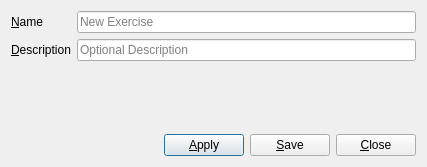
<?xml version="1.0" encoding="UTF-8"?>
<ui version="4.0">
 <class>dialog_training_exercise</class>
 <widget class="QDialog" name="dialog_training_exercise">
  <property name="windowModality">
   <enum>Qt::WindowModal</enum>
  </property>
  <property name="geometry">
   <rect>
    <x>0</x>
    <y>0</y>
    <width>427</width>
    <height>167</height>
   </rect>
  </property>
  <property name="windowTitle">
   <string>Training Exercise</string>
  </property>
  <layout class="QVBoxLayout" name="verticalLayout">
   <item>
    <layout class="QGridLayout" name="gridLayout">
     <item row="0" column="0">
      <widget class="QLabel" name="label_tex_name">
       <property name="text">
        <string>&amp;Name</string>
       </property>
       <property name="buddy">
        <cstring>lineEdit_tex_name</cstring>
       </property>
      </widget>
     </item>
     <item row="0" column="1">
      <widget class="QLineEdit" name="lineEdit_tex_name">
       <property name="text">
        <string/>
       </property>
       <property name="maxLength">
        <number>32767</number>
       </property>
       <property name="placeholderText">
        <string>New Exercise</string>
       </property>
      </widget>
     </item>
     <item row="1" column="0">
      <widget class="QLabel" name="label_tex_description">
       <property name="text">
        <string>&amp;Description</string>
       </property>
       <property name="buddy">
        <cstring>lineEdit_tex_description</cstring>
       </property>
      </widget>
     </item>
     <item row="1" column="1">
      <widget class="QLineEdit" name="lineEdit_tex_description">
       <property name="maxLength">
        <number>1023</number>
       </property>
       <property name="placeholderText">
        <string>Optional Description</string>
       </property>
      </widget>
     </item>
    </layout>
   </item>
   <item>
    <spacer name="verticalSpacer">
     <property name="orientation">
      <enum>Qt::Vertical</enum>
     </property>
     <property name="sizeHint" stdset="0">
      <size>
       <width>20</width>
       <height>28</height>
      </size>
     </property>
    </spacer>
   </item>
   <item>
    <layout class="QHBoxLayout" name="horizontalLayout">
     <item>
      <spacer name="horizontalSpacer">
       <property name="orientation">
        <enum>Qt::Horizontal</enum>
       </property>
       <property name="sizeHint" stdset="0">
        <size>
         <width>40</width>
         <height>20</height>
        </size>
       </property>
      </spacer>
     </item>
     <item>
      <widget class="QPushButton" name="pushButton_apply">
       <property name="text">
        <string>&amp;Apply</string>
       </property>
      </widget>
     </item>
     <item>
      <widget class="QPushButton" name="pushButton_save">
       <property name="text">
        <string>&amp;Save</string>
       </property>
      </widget>
     </item>
     <item>
      <widget class="QPushButton" name="pushButton_close">
       <property name="text">
        <string>&amp;Close</string>
       </property>
      </widget>
     </item>
    </layout>
   </item>
  </layout>
 </widget>
 <resources/>
 <connections>
  <connection>
   <sender>pushButton_close</sender>
   <signal>clicked()</signal>
   <receiver>dialog_training_exercise</receiver>
   <slot>reject()</slot>
   <hints>
    <hint type="sourcelabel">
     <x>356</x>
     <y>134</y>
    </hint>
    <hint type="destinationlabel">
     <x>180</x>
     <y>85</y>
    </hint>
   </hints>
  </connection>
 </connections>
</ui>
